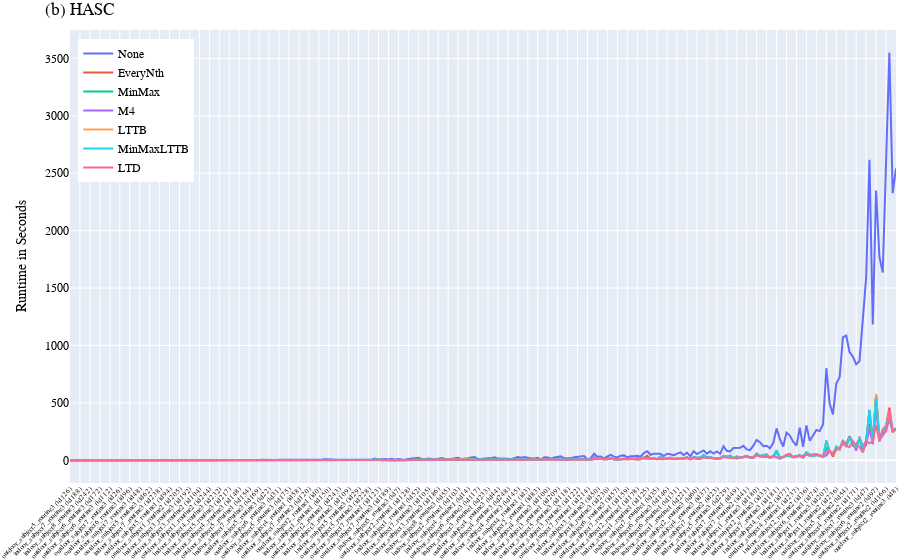

Notebook source saved alongside this figure:
### Code cell
plot_runtimes_per_column(main_exp_hasc, 'dataset', dict(
                          tickangle=-45,
                          tickfont=dict(
                          size=7
                      )
                      ), '(b) HASC', 'results/figures/runtimes_per_algo_hasc.png')

### Figure 1 — Plotly figure (JSON) as saved in the notebook; plotly's stock layout.template omitted (floating-point values rounded to 4 significant figures; data arrays with more than 128 entries replaced by an {"elided": "..."} marker saying what was removed)
{"data": [{"mode": "lines", "name": "None", "type": "scatter", "x": {"elided": "250 str values"}, "y": {"elided": "250 float values"}}, {"mode": "lines", "name": "EveryNth", "type": "scatter", "x": {"elided": "250 str values"}, "y": {"elided": "250 float values"}}, {"mode": "lines", "name": "MinMax", "type": "scatter", "x": {"elided": "250 str values"}, "y": {"elided": "250 float values"}}, {"mode": "lines", "name": "M4", "type": "scatter", "x": {"elided": "250 str values"}, "y": {"elided": "250 float values"}}, {"mode": "lines", "name": "LTTB", "type": "scatter", "x": {"elided": "250 str values"}, "y": {"elided": "250 float values"}}, {"mode": "lines", "name": "MinMaxLTTB", "type": "scatter", "x": {"elided": "250 str values"}, "y": {"elided": "250 float values"}}, {"mode": "lines", "name": "LTD", "type": "scatter", "x": {"elided": "250 str values"}, "y": {"elided": "250 float values"}}], "layout": {"autosize": true, "font": {"color": "black", "family": "Arial", "size": 12}, "legend": {"x": 0.01, "xanchor": "left", "y": 0.98, "yanchor": "top"}, "margin": {"b": 0, "l": 0, "r": 0, "t": 30}, "title": {"text": "(b) HASC"}, "xaxis": {"autorange": true, "range": [0, 249], "tickangle": -45, "tickfont": {"size": 7}, "type": "category"}, "yaxis": {"autorange": true, "range": [-197.2, 3747.0], "title": {"text": "Runtime in Seconds"}, "type": "linear"}}}
